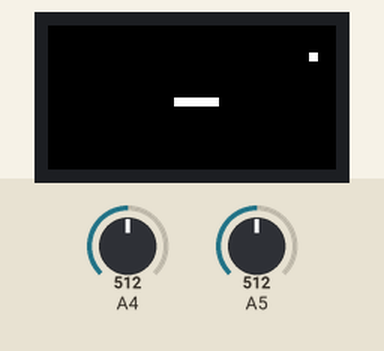
Recording of a sketch running on a simulated Arduino Uno, built with avr-gcc and run on an emulated ATmega328P. Shown: 32×16 colour display. The inputs (shaded band) are chosen by the test bench; at power-on: A4 = 512, A5 = 512.

Above: at 1.2 s.
1.3 s: A4 set to 716
At 1.52 s:
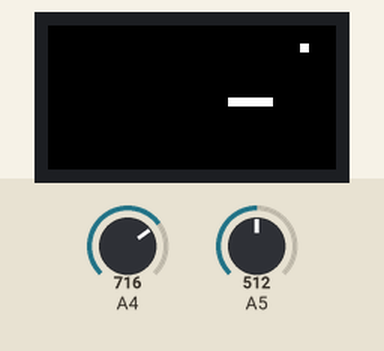
3.0 s: A5 set to 716
At 4.44 s:
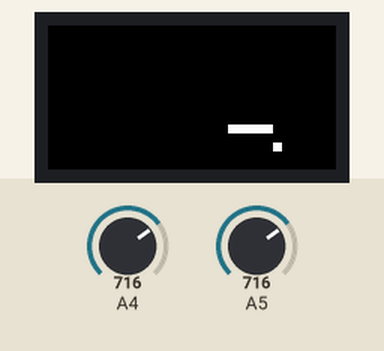
4.5 s: A4 set to 900
At 5.33 s:
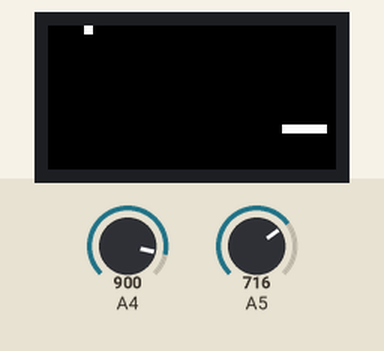
6.0 s: A5 set to 900
At 6.68 s:
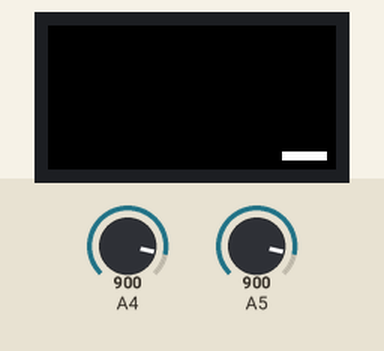
7.5 s: A4 set to 1023
At 7.6 s:
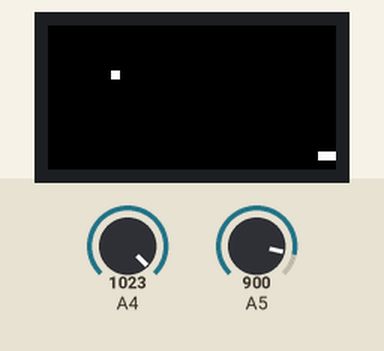

The sketch:

PongArduinoUNO.ino
```cpp
// PONG demo for 16X32 RGB LED matrix
// (Arduino UNO Version)
// Pong classic game on the 16x32 RGB LED matrix:


// Written by Lluis Toyos (ltoyos@gmail.com) @tolbier
// Based on TFT Pong Arduino Example
// http://arduino.cc/en/Tutorial/TFTPong


// and RGBmatrixPanel examples
// https://github.com/adafruit/RGB-matrix-Panel
// and Adafruit-GFX-Library
// https://github.com/adafruit/Adafruit-GFX-Library

// The Wiring setup is the same as in RGB-matrix-Panel examples,
// described at
// http://learn.adafruit.com/32x16-32x32-rgb-led-matrix/wiring-the-16x32-matrix

// also it has to connect 2 10k potentiometers at A4 and A5 as described in
// http://arduino.cc/en/Tutorial/TFTPong

#include <Adafruit_GFX.h>   // Core graphics library
#include <RGBmatrixPanel.h> // Hardware-specific library

#define CLK  8 // MUST be on PORTB!
#define LAT A3
#define OE  9
#define A   A0
#define B   A1
#define C   A2
// Last parameter = 'true' enables double-buffering, for flicker-free,
// buttery smooth animation.  Note that NOTHING WILL SHOW ON THE DISPLAY
// until the first call to swapBuffers().  This is normal.
RGBmatrixPanel matrix(A, B, C, CLK, LAT, OE, false);
uint16_t black = matrix.Color444(0, 0, 0);
uint16_t white = matrix.Color444(15, 15, 15);
uint16_t yellow = matrix.Color444(15, 15, 0);

int paddleWidth=5;
int paddleHeight=1;

int ballDiameter=1;
int paddleX = 0;
int paddleY = 0;
int oldPaddleX, oldPaddleY;
int ballDirectionX = 1;
int ballDirectionY = 1;

int ballSpeed = 200; //lower numbers are faster

int ballX, ballY, oldBallX, oldBallY;

void setup() {
  matrix.begin();
  clear();
}

void clear() {
  matrix.fillScreen(black);

}
void loop() {
  int myWidth = matrix.width();
  int myHeight = matrix.height();
  int a0= analogRead(A4);
  int a1= analogRead(A5);

  paddleX = map(a0, 0, 1023, 0, myWidth)- paddleWidth/2 ;
  paddleY = map(a1, 0, 1023, 0, myHeight)-paddleHeight/2 ;

  if (oldPaddleX != paddleX || oldPaddleY != paddleY) {
    matrix.fillRect(oldPaddleX, oldPaddleY, paddleWidth, paddleHeight,black);
  }
  matrix.fillRect(paddleX, paddleY, paddleWidth, paddleHeight,white);

  oldPaddleX = paddleX;
  oldPaddleY = paddleY;
  if (millis() % (ballSpeed/2) < 2) {
    moveBall();
  }
}
void quicker(){
    if (ballSpeed>20) ballSpeed--;
}

void moveBall() {
  // if the ball goes offscreen, reverse the direction:
  if (ballX > matrix.width()-1 || ballX < 0) {
    ballDirectionX = -ballDirectionX;
    quicker();
  }

  if (ballY > matrix.height()-1 || ballY < 0) {
    ballDirectionY = -ballDirectionY;
    quicker();
  }

  // check if the ball and the paddle occupy the same space on screen
  if (inPaddle(ballX, ballY, paddleX, paddleY, paddleWidth, paddleHeight)) {
    //    ballDirectionX = -ballDirectionX;
    ballDirectionY = -ballDirectionY;
    quicker();
  }

  // update the ball's position
  ballX += ballDirectionX;
  ballY += ballDirectionY;

  // erase the ball's previous position
  if (oldBallX != ballX || oldBallY != ballY) {
    matrix.fillRect(oldBallX, oldBallY, ballDiameter, ballDiameter,black);
  }

  // draw the ball's current position
  matrix.fillRect(ballX, ballY, ballDiameter, ballDiameter,white);

  oldBallX = ballX;
  oldBallY = ballY;
}
boolean inPaddle(int x, int y, int rectX, int rectY, int rectWidth, int rectHeight) {
  boolean result = false;

  if ((x >= rectX && x <= (rectX + rectWidth)) &&
      (y >= rectY && y <= (rectY + rectHeight))) {
       result = true;
  }

  return result;
}
```
